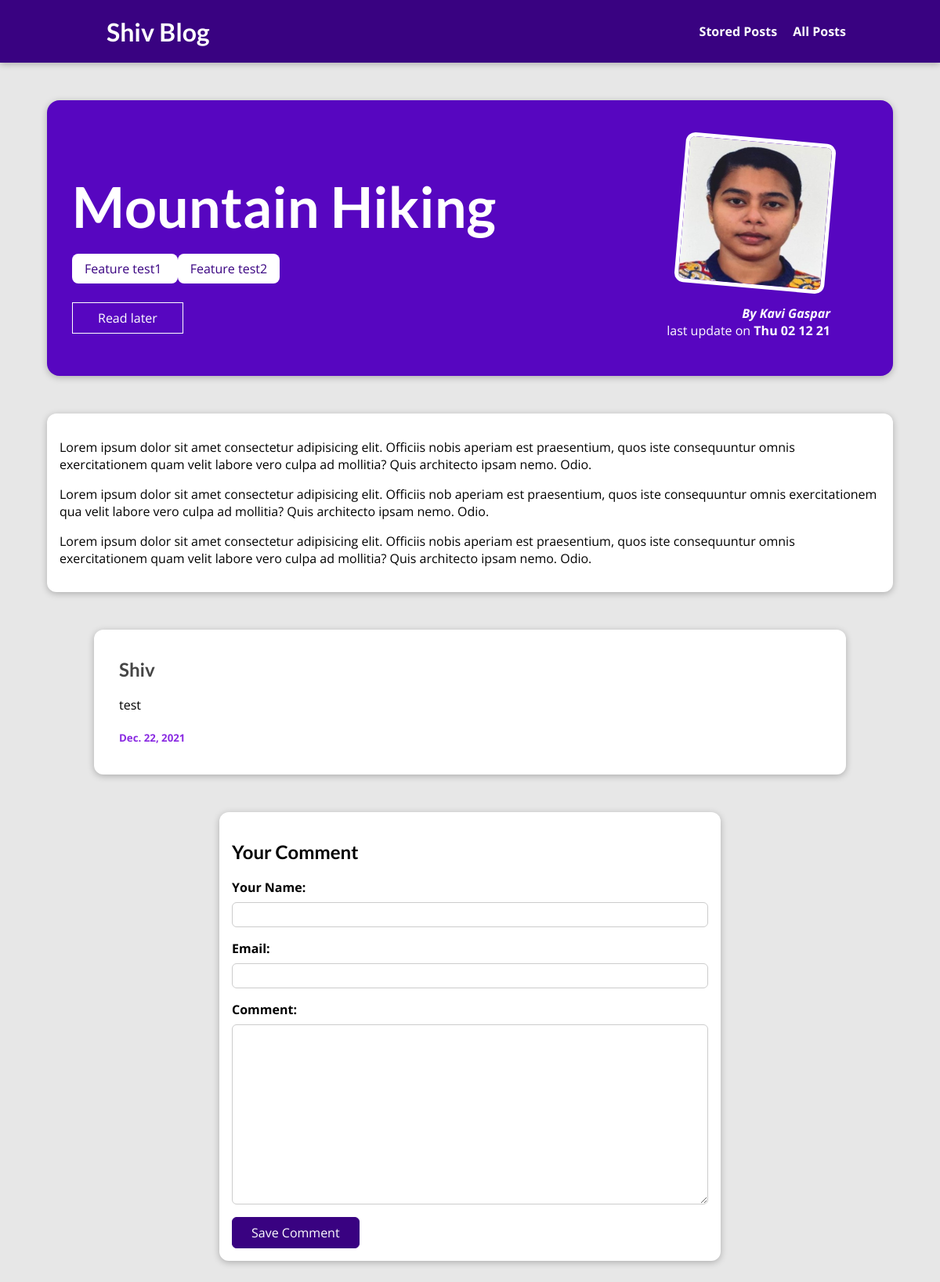
/blogs/hike-in-the-mountains, run on the app's committed database.
### blog/models.py (models this page shows, shortened)
class Post(models.Model):
    title = models.CharField(max_length=100)
    excerpt = models.CharField(max_length=200)
    image = models.ImageField(upload_to='Prof_img', null = True)
    date = models.DateTimeField(auto_now_add=True)
    slug = models.SlugField(unique = True)
    content = models.TextField(validators= [MinLengthValidator(0)])
    author = models.ForeignKey(Author, null= True, on_delete=models.SET_NULL, related_name='Post')
    tags = models.ManyToManyField(Tag)

class Tag(models.Model):
    caption = models.CharField(max_length=50)

class Author(models.Model):
    first_name = models.CharField(max_length=50)
    last_name = models.CharField(max_length=50)
    email = models.EmailField()
    def full_name(self):
        return f'{self.first_name} {self.last_name}'
    def __str__(self):
        return self.full_name()

class Comment(models.Model):
    user_name = models.CharField(max_length=50)
    email = models.EmailField()
    text = models.TextField(max_length=400)
    post = models.ForeignKey(Post, on_delete=models.CASCADE, related_name='comments')
    date = models.DateField(auto_now=True, auto_now_add=False)

### blog/views.py (the view, shortened to what this page needs)
# urls.py: path('blogs/<slug:slug>', views.DetailPost.as_view(), name='blog_details'),
class DetailPost(View):
    def is_stored_post(self,request,post_id):
        stored_post = request.session.get('stored_post')
        if stored_post is not None:
            is_stored_for_later = post_id in stored_post
        else:
            is_stored_for_later = False
        return is_stored_for_later
    def get(self, request, slug):
        post = Post.objects.get(slug = slug)
        details = {
            'post_detail': post,
            'post_tag': post.tags.all(),
            'comment_form': CommentForm(),
            'comment': post.comments.all().order_by('-id'),
            'save_for_later': self.is_stored_post(request, post.id)
        }
        return render(request, 'blog/detail_post.html', details)

### blog/forms.py
class CommentForm(forms.ModelForm):
    class Meta:
        model = Comment
        exclude = ['post'] #this will exclude the listed fields
        labels = {
            'user_name': 'Your Name',
            'email': 'Email',
            'text': 'Comment'
        }

### blog/templates/blog/detail_post.html (shortened to what this page needs)
{% extends 'base.html' %}
{% load static %}
{% block css_file %}
    <link rel="stylesheet" href="{% static 'blog/detail_post.css' %}">
{% endblock css_file %}
{% block content %}
<section id="summary">
    <h2> {{ post_detail.title | title}} </h2>
    <br>
    <div>
        {% for tag in post_tag %}
            <span class="tag"> {{tag.caption}} </span>
        {% endfor %}
    </div>
    <div id="read-later">
        <form action="{% url 'read_later' %}" method = "POST" >
            <button>
                {% if save_for_later %}
                    Remove from Read later list
                {% else %}
                    Read later
                {% endif %}
            </button>
        </form>
    </div>
    <article>
        <img src="{{ post_detail.image.url }}" alt="{{ post_detail.title }}" />
        <address> By <a href="mailto: {{ post_detail.author.email}}"> {{post_detail.author | title}} </a> </address>
        <div>last update on <time> {{post_detail.date | date:"D d m y"}}</time> </div>
    </article>
</section>
<main>
    {{post_detail.content | linebreaks}}
</main>
<section id="comments">
        <ul>
            {% for comment in comment%}
                <li>
                    <h2>{{ comment.user_name|title }}</h2>
                    <p>{{ comment.text|linebreaks  }}</p>
                    <h5> {{ comment.date}} </h5>
                </li>
            {% endfor %}
        </ul>
</section>
<section id="comment-form">
    <h2> Your Comment </h2>
    <form action="{% url "blog_details" post_detail.slug %}" method="POST">
        {% for form_field in comment_form %}
            <div class = "form-control {% if form_field.errors%} invalid {% endif %}">
                {{ form_field.label_tag }}
                {{ form_field }}
            </div>
        {% endfor %}
        <button> Save Comment </button>
    </form>
</section>
{% endblock content%}

### static/app.css (style rules this page uses)
* { box-sizing: border-box; }
html { font-family: 'Open Sans', 'Lato', sans-serif; }
body { margin: 0; }
h1, h2, h3 { font-family: 'Lato', sans-serif; font-weight: bold; }

### blog/static/blog/detail_post.css (style rules this page uses)
body { background-color: #e7e7e7; }
#summary { margin: 8rem auto 3rem auto; padding: 2rem; width: 90%; max-width: 90rem; border-radius: 16px; background-color: #5706c0; position: relative; box-shadow: 0 2px 8px rgba(0, 0, 0, 0.25); height: 22rem; }
#summary h2 { color: white; font-size: 4.5rem; margin-bottom: 0.25rem; }
#summary article { position: absolute; top: 2rem; right: 3rem; padding: 1rem 2rem; border-radius: 12px; text-align: right; color: white; }
#summary article img { width: 12rem; height: 12rem; border-radius: 12px; transform: rotateZ(5deg); border: 5px solid white; margin-bottom: 1rem; }
#summary address { font-weight: bold; }
#summary a { color: white; text-decoration: none; }
#summary time { font-weight: bold; }
#read-later { margin: 2rem 0; }
#read-later button { background-color: transparent; border: 1px solid white; padding: 0.5rem 2rem; font: inherit; color: white; cursor: pointer; }
main { width: 90%; max-width: 90rem; margin: 3rem auto; background-color: white; padding: 1rem; border-radius: 12px; box-shadow: 0 2px 8px rgba(0, 0, 0, 0.25); }
.tag { background-color: white; color: #390281; padding: 0.5rem 1rem; border-radius: 8px; }
#comment-form { margin: 3rem auto; width: 90%; max-width: 40rem; border-radius: 12px; background-color: white; box-shadow: 0 2px 8px rgba(0, 0, 0, 0.25); padding: 1rem; }
#comment-form button { font: inherit; background-color: #390281; color: white; border: 1px solid #390281; padding: 0.5rem 1.5rem; border-radius: 6px; cursor: pointer; }
.form-control { margin-bottom: 1rem; }
.form-control label { font-weight: bold; margin-bottom: 0.5rem; display: block; }
.form-control input, .form-control textarea { display: block; width: 100%; font: inherit; padding: 0.25rem; border-radius: 6px; border: 1px solid #ccc; }
#comments { margin: 3rem auto; width: 90%; max-width: 60rem; border-radius: 12px; background-color: white; box-shadow: 0 2px 8px rgba(0, 0, 0, 0.25); padding: 1rem 2rem; }
#comments ul { list-style: none; margin: 0; padding: 0; }
#comments li { margin-bottom: 1rem; border-bottom: 2px solid #ccc; }
#comments li:last-of-type { border-bottom: none; }
#comments h2 { color: #464646; }
#comments h5 { color: blueviolet; }

### data on the page
Post: title "Mountain Hiking", image (picture), author "Kavi Gaspar", date "Thu 02 12 21", content "Lorem ipsum dolor sit amet consectetur adipisicing elit. Officiis nobis aperiam est praesentium, quos iste consequuntur omnis exercitationem quam velit labore vero culpa ad mollitia? Quis architecto ipsam nemo. Odio. Lorem ipsum dolor sit amet consectetur adipisicing elit. Officiis nob aperiam est praesentium, quos iste consequuntur omnis exercitationem qua velit labore vero culpa ad mollitia? Quis architecto ipsam nemo. Odio. Lorem ipsum dolor sit amet consectetur adipisicing elit. Officiis nobis aperiam est praesentium, quos iste consequuntur omnis exercitationem quam velit labore vero culpa ad mollitia? Quis architecto ipsam nemo. Odio."
Tag: caption "Feature test1"
Tag: caption "Feature test2"
Comment: user_name "Shiv", text "test", date "Dec. 22, 2021"
